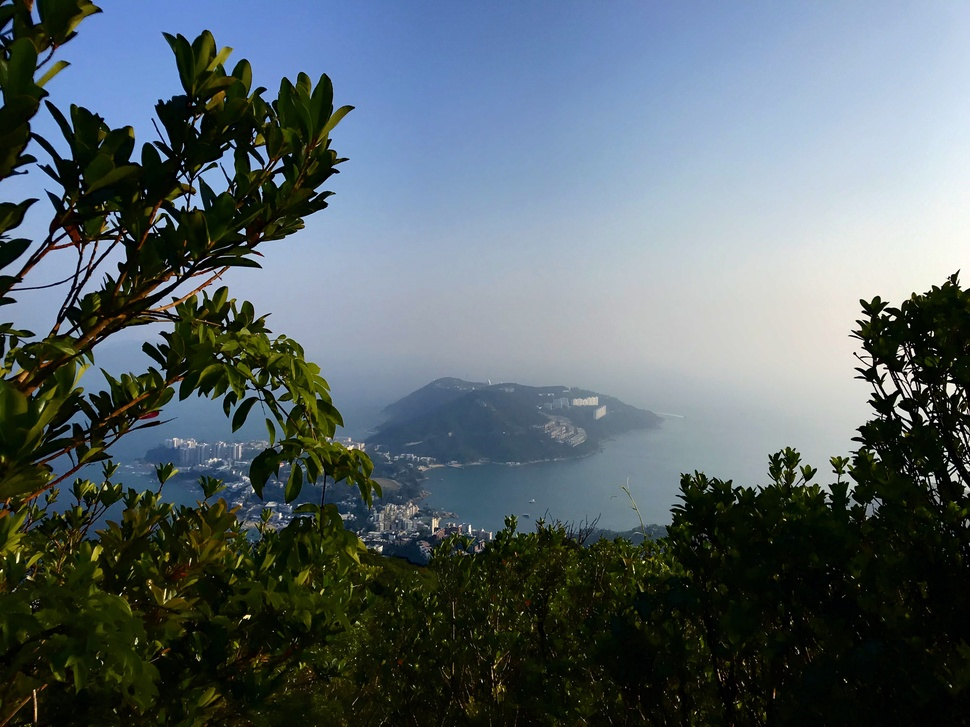
#> input picture 201904/image_dehaze/image/test.jpg, 970 x 727 px, shrunk from 4032 x 3024 before the run
$ python test.py
#> lines starting #> are read from the running program, lines starting #| are printed output that depends on the picture
import numpy as np
import cv2

# [7 lines of commented-out code are left out]

a = cv2.imread('image/test.jpg')
#> a is the input picture: shape (727, 970, 3); mean B, G, R 105.6, 100.5, 88.2
b = np.zeros(a.shape)
for i in range(3):
    b[:,:,i] = cv2.equalizeHist(a[:,:,i])
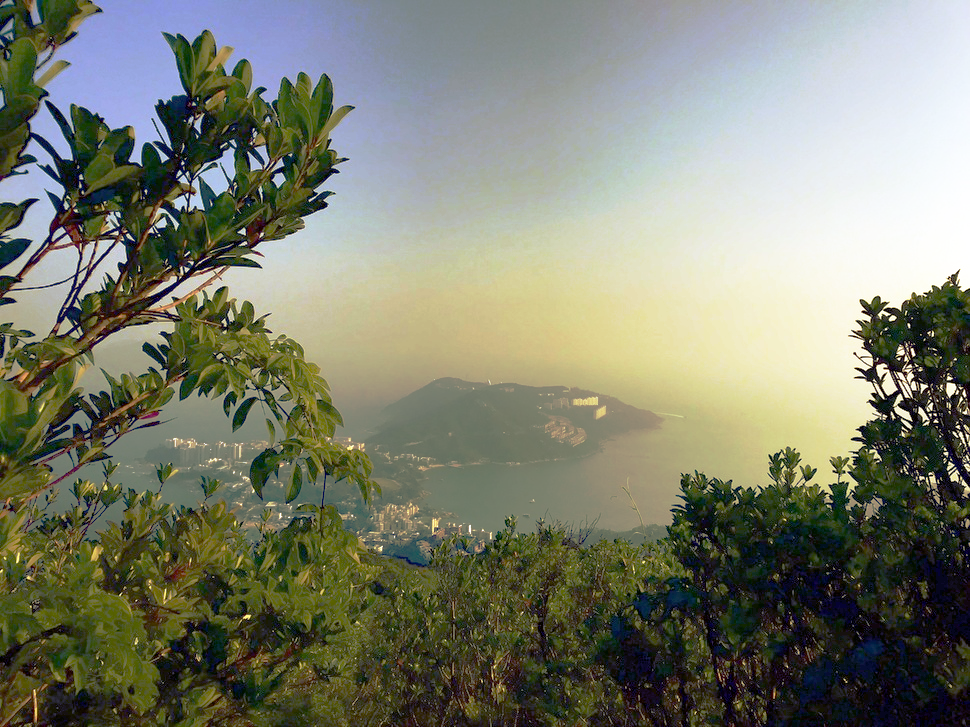
#> b: shape (727, 970, 3) float64; mean B, G, R 110.9, 128, 125
cv2.imwrite('image/equal.jpg', b)
cv2.imshow('equal', b)
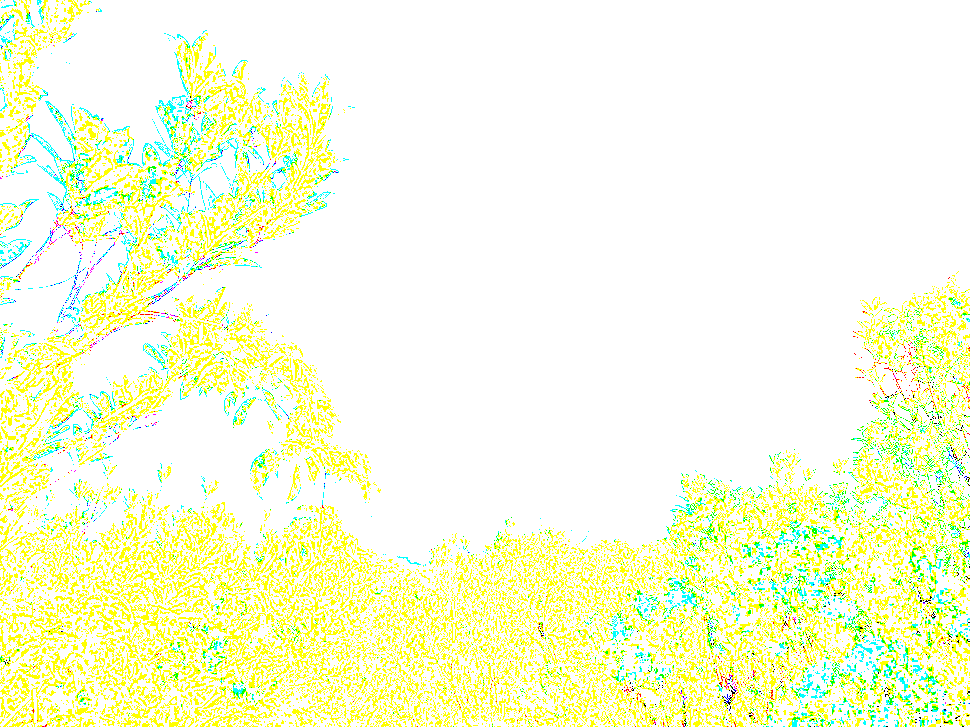
#> window 'equal': shape (727, 970, 3); mean B, G, R 218.1, 254.2, 248.2
cv2.waitKey(0)
